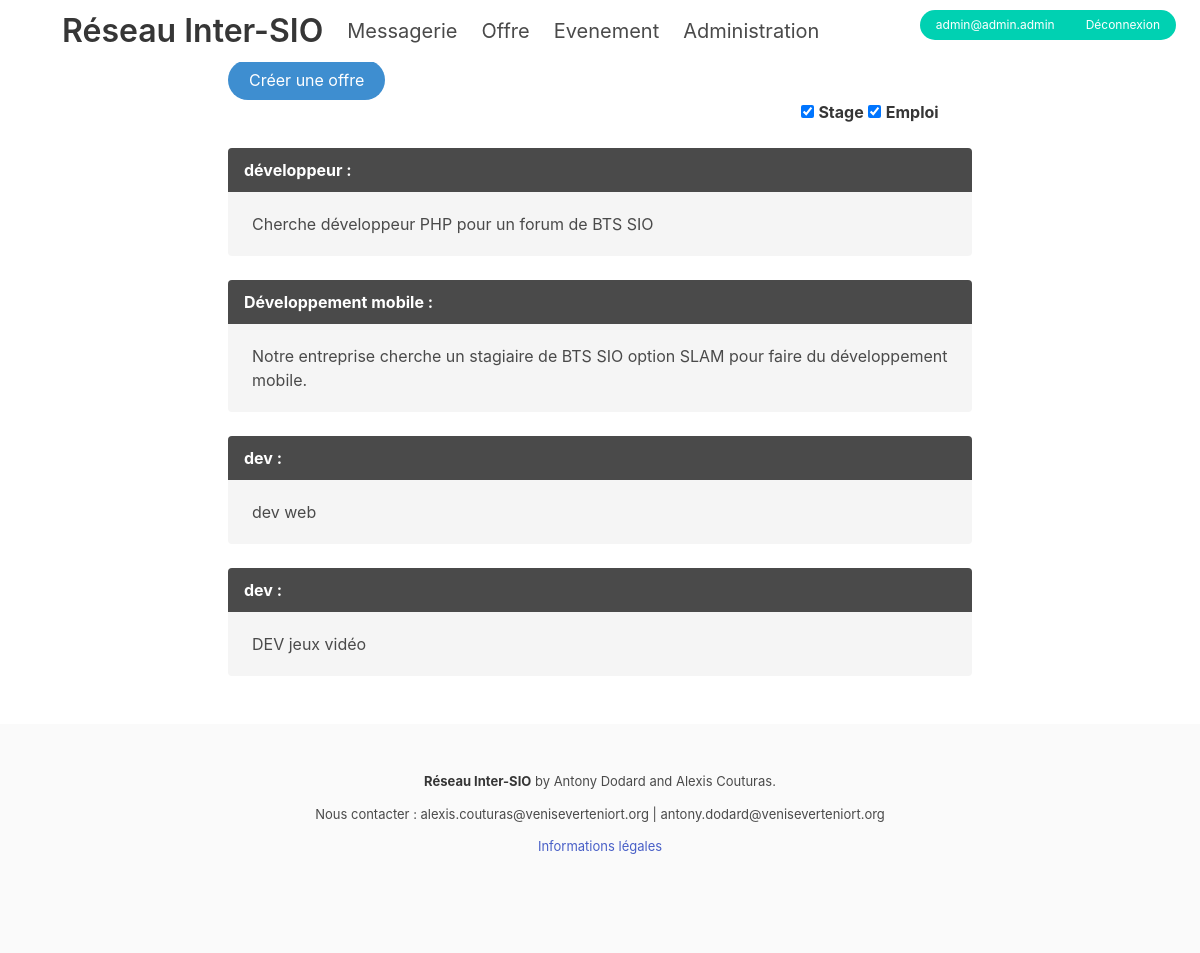
Page /offres.php (signed in) on the committed database.
### tables this page shows
CREATE TABLE IF NOT EXISTS `proposition` (
  `id_prop` int(11) NOT NULL AUTO_INCREMENT,
  `type_prop` varchar(50) NOT NULL,
  `titre_prop` varchar(50) NOT NULL,
  `contenu_prop` varchar(450) NOT NULL,
  `accepter_prop` char(1) DEFAULT NULL,
  `dateFin_prop` date DEFAULT NULL,
  `mail_compte` varchar(50) NOT NULL,
  PRIMARY KEY (`id_prop`),
  KEY `FK_proposition_compte` (`mail_compte`),
  CONSTRAINT `FK_proposition_compte` FOREIGN KEY (`mail_compte`) REFERENCES `compte` (`mail`)
);

### offres.php (the view, shortened to what this page needs)
<?php include('header.php');
?>
<html>
  <body style="height: 900px;">
    <div class="section" style="margin-left: 15%; margin-right: 15%; margin-top: 1%">
      <div class="control">
        <?php if ($_SESSION['statut'] != "Etudiant") {
          echo '<a href="/creation_offre.php" class="button is-rounded is-info">';
            echo 'Créer une offre';
          echo '</a>';
        }
        ?>
        <label class="checkbox" style="margin-left: 77%">
          <input type="checkbox" name="stage" id="stage" checked/>
          <strong>Stage</strong>
        </label>
        <label class="checkbox">
          <input type="checkbox" name="emploi" id="emploi" checked/>
          <strong>Emploi</strong>
        </label>
      </div>
      <br />
      <div id='messages'>
      <?php
		try
		{
			$bdd = new PDO('mysql:host=localhost;dbname=projetphp;charset=utf8', 'root', '');
		}
		catch(Exception $e)
		{
			die('Erreur : '.$e->getMessage());
		}
		$res = 'SELECT titre_prop, contenu_prop FROM proposition WHERE accepter_prop = "V" AND type_prop = "stage" OR accepter_prop = "V" AND type_prop = "emploi"';
		$req = $bdd->prepare($res);
		$req->execute();
		while ($ligne = $req->fetch()) {
			$i = 0;
			echo '<article class="message">
				<div class="message-header">
				<p>'.$ligne[$i].' :</p>
				</div>';
				$i = $i + 1;
			echo '<div class="message-body">
				<p>'.$ligne[$i].'</p>
				</div>
				</article>';
		}
      ?>
      </div>
    </div>
    <?php include('footer.php'); ?>
  </body>
</html>

### header.php (shortened to what this page needs)
<!DOCTYPE HTML>
<html>
    <head>
        <link rel="stylesheet" href="https://cdn.jsdelivr.net/npm/bulma@0.9.0/css/bulma.min.css">
        <link rel="stylesheet" href="css/main.css">
    </head>
    <body>
      <header class="header">
        <nav class="navbar">
          <div class="navbar-start" style="margin-left: 50px">
            <div class="navbar-menu">
                <p class="navbar-item has-text-centered">
                  <a href="/index.php" class="title">Réseau Inter-SIO</a>
                </p>
                <?php if (isset($_SESSION['email'])) {
					if ($_SESSION['statut'] != "Entreprise") {
						echo '<p class="navbar-item has-text-centered">' ;
							echo '<a href="/messagerie.php" class="subtitle">Messagerie</a>' ;
						echo '</p>' ;
					}
					echo '<p class="navbar-item has-text-centered">' ;
						echo '<a href="/offres.php" class="subtitle">Offre</a>' ;
					echo '</p>' ;
					echo '<p class="navbar-item has-text-centered">' ;
						echo '<a href="/event.php" class="subtitle">Evenement</a>' ;
					echo '</p>' ;
					if ($_SESSION['statut'] == "Admin" or $_SESSION['statut'] == "Professeur"){
						echo '<p class="navbar-item has-text-centered">' ;
							echo '<a href="/admin.php" class="subtitle">Administration</a>' ;
						echo '</p>' ;
					}
                } ?>
            </div>
          </div>
          <div class="navbar-end" style="margin-right: 2%">
            <table><tr>
              <?php
                if (isset($_SESSION['email'])) {
                  echo '<div class="field has-addons " style="margin-top: 4%;">
							<div class="control">
								<button id="profil" class="button is-rounded is-primary is-small" onclick="window.location = \'/account/profil.php\'">
									'.$_SESSION['email'].'
								</button>
							</div>
							<div class="control">
								<button class="button is-rounded is-primary is-small" onclick="window.location = \'/account/deconnexion.php\'">
									Déconnexion
								</button>
							</div>
						</div>';
                }
              ?>
            </tr></table>
          </div>
        </nav>
      </header>
    </body>
</html>

### footer.php
<footer class="footer" style="font-size: small">
	<div class="content has-text-centered">
			<p><strong>Réseau Inter-SIO</strong> by Antony Dodard and Alexis Couturas.</p>
			<p>Nous contacter : alexis.couturas@veniseverteniort.org | antony.dodard@veniseverteniort.org</p>
			<a href="terms&conditions.php">Informations légales</a>
	</div>
</footer>

### CSS/main.css (style rules this page uses)
.header { width: 100%; margin-left: 0; margin-right: 0; height: 40px; line-height: 40px; background-color: #333333; position: fixed; top: 0; z-index: 999; }
html, body { min-height: 850px; }
.footer { position: sticky; top: 1000%; }

### rows in the picture
proposition: titre_prop "développeur", contenu_prop "Cherche développeur PHP pour un forum de BTS SIO"
proposition: titre_prop "Développement mobile", contenu_prop "Notre entreprise cherche un stagiaire de BTS SIO option SLAM pour faire du développement mobile."
proposition: titre_prop "dev", contenu_prop "dev web"
proposition: titre_prop "dev", contenu_prop "DEV jeux vidéo"

### other values in the picture
$_SESSION['email'] "admin@admin.admin"
